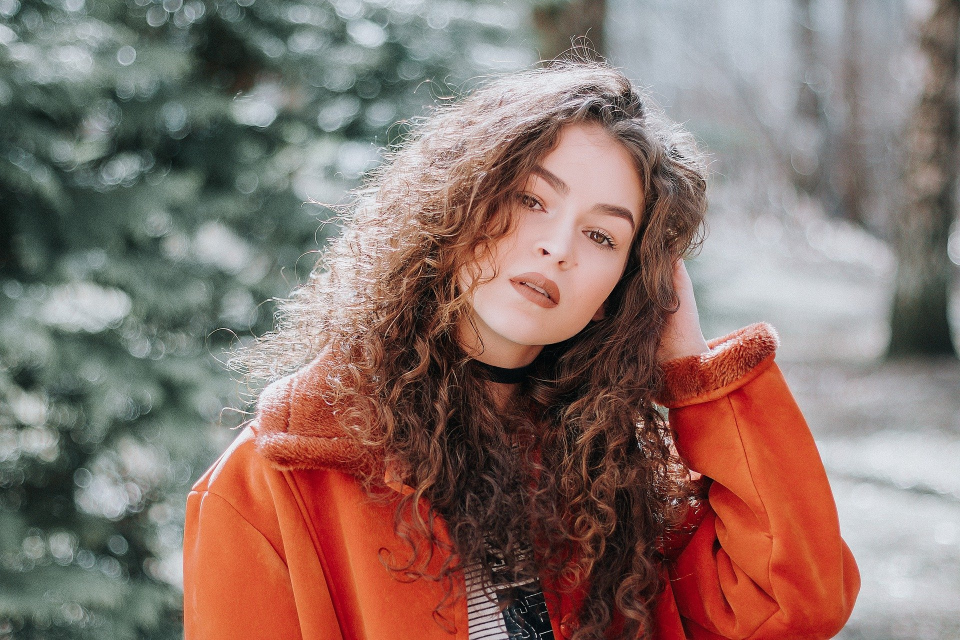
#> input picture data/woman.jpg, 1920 x 1279 px (shown at 1/2 size)
$ python maskingImages.py
#> lines starting #> are read from the running program, lines starting #| are printed output that depends on the picture; after the words box and inside, x2 and y2 are one past the last pixel; in counts of white or black regions, pixels touching at a corner belong together
from pickletools import uint8
import cv2
import numpy as np

img = cv2.imread('data/woman.jpg')
#> img is the input picture: shape (1279, 1920, 3); mean B, G, R 107.3, 114.6, 136.8
img = cv2.resize(img, (0,0), fx=0.5, fy=0.5)
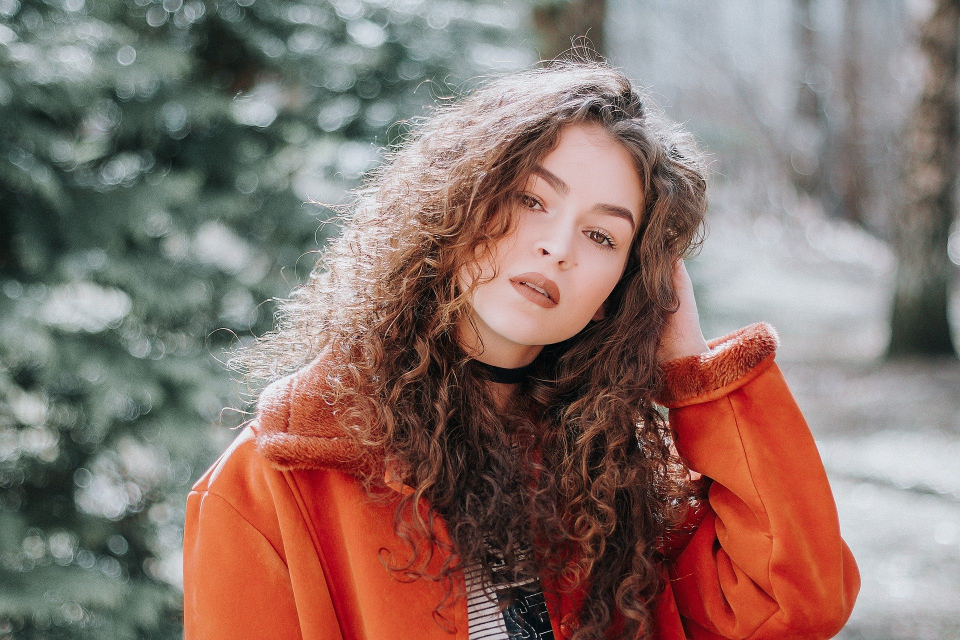
#> img: shape (640, 960, 3); mean B, G, R 107.4, 114.7, 137
print(img.shape)
#| (640, 960, 3)

mask = np.zeros((img.shape[0], img.shape[1]), dtype="uint8")
cv2.rectangle(mask, (300, 100), (800, 500), 255, -1)
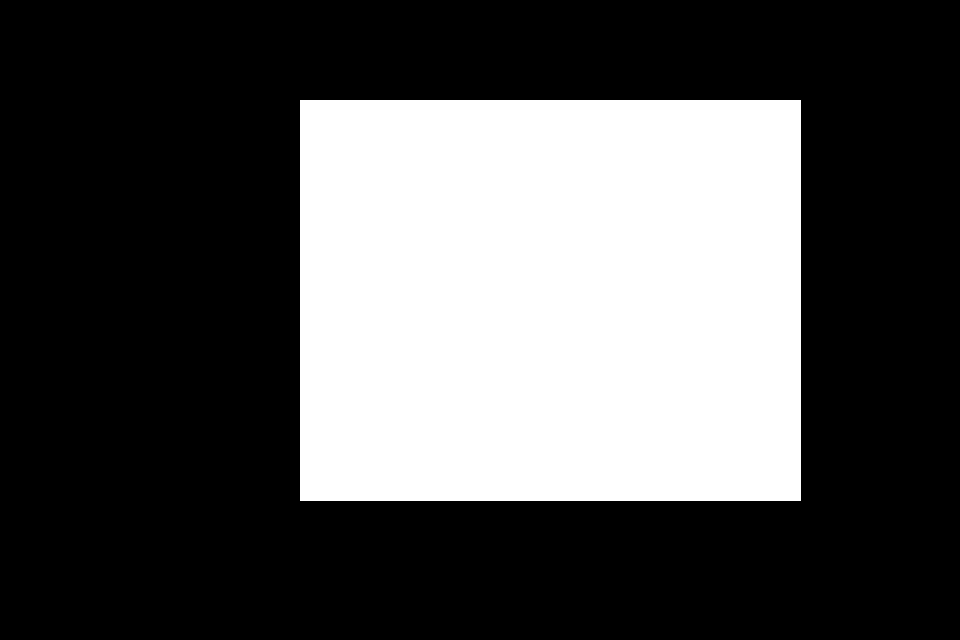
#> mask: shape (640, 960); 32.7% white; 1 white region, box (x1, y1, x2, y2) and area: (300, 100, 801, 501) 200901

cv2.imshow('mask', mask)
cv2.waitKey(0)
cv2.destroyAllWindows()

masked = cv2.bitwise_and(img, img, mask=mask)
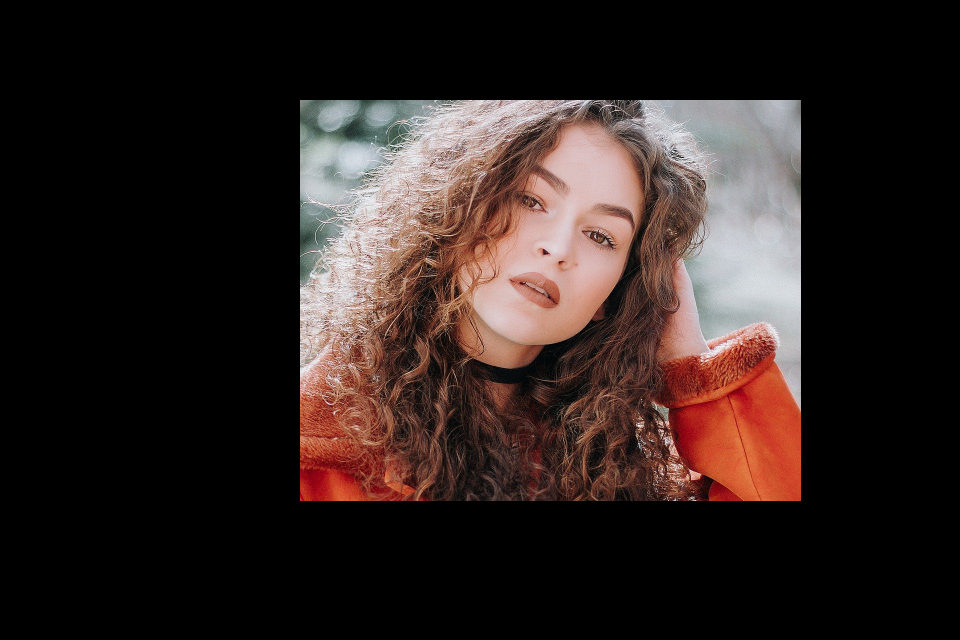
#> masked: shape (640, 960, 3); mean B, G, R 33, 35.7, 47.3

cv2.imshow('masked', masked)
cv2.waitKey(0)
cv2.destroyAllWindows()

mask = np.zeros((img.shape[0], img.shape[1]), dtype="uint8")
cv2.circle(mask, (500, 250), 200, 255, -1)
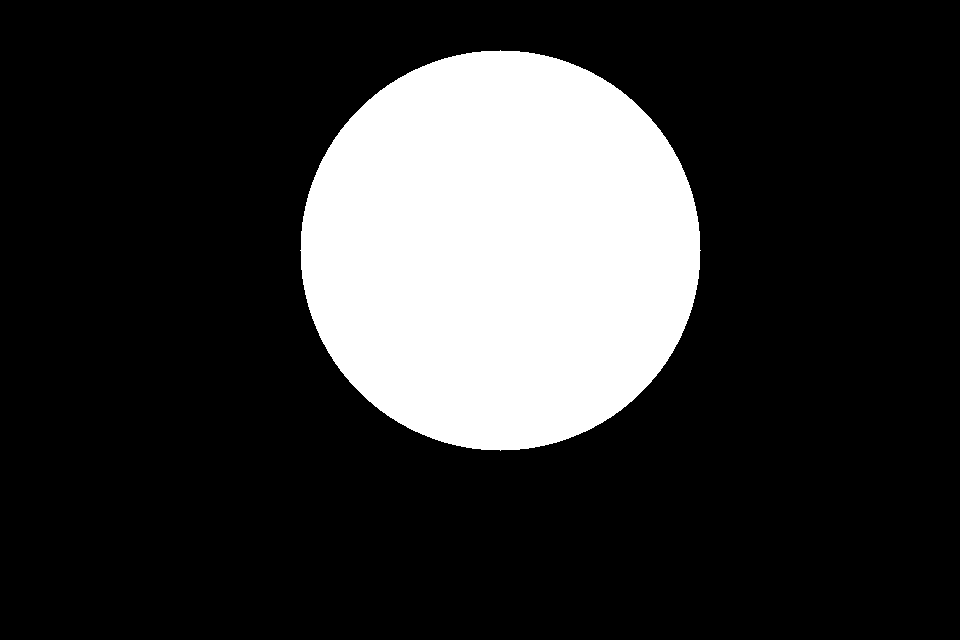
#> mask: shape (640, 960); 20.4% white; 1 white region, box (x1, y1, x2, y2) and area: (300, 50, 701, 451) 125629

cv2.imshow('mask', mask)
cv2.waitKey(0)
cv2.destroyAllWindows()

masked = cv2.bitwise_and(img, img, mask=mask)
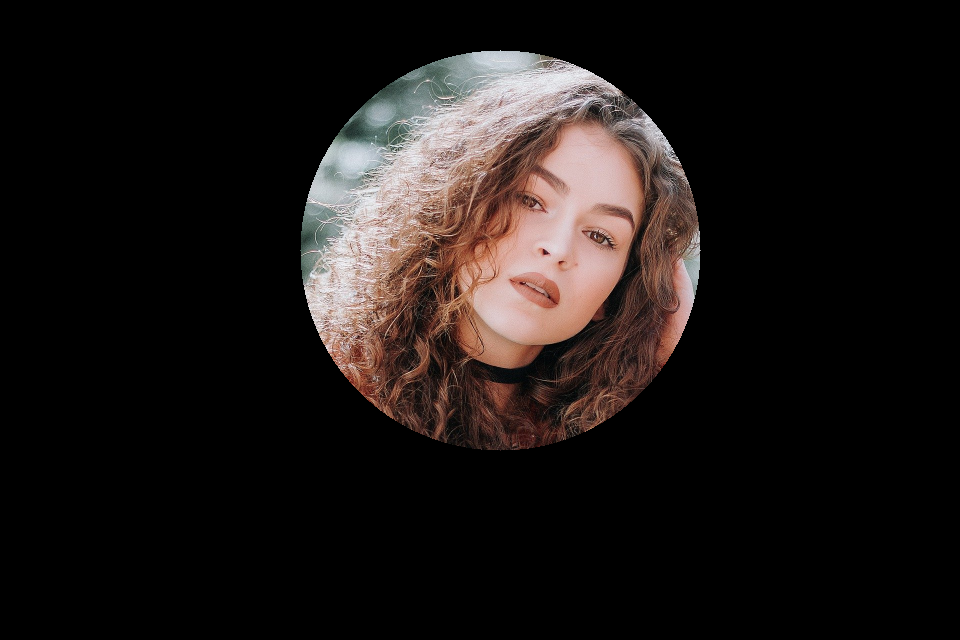
#> masked: shape (640, 960, 3); mean B, G, R 22, 23.5, 28.9

cv2.imshow('masked', masked)
cv2.waitKey(0)
cv2.destroyAllWindows()

$ run again, with data/butterfly.jpg copied over data/woman.jpg
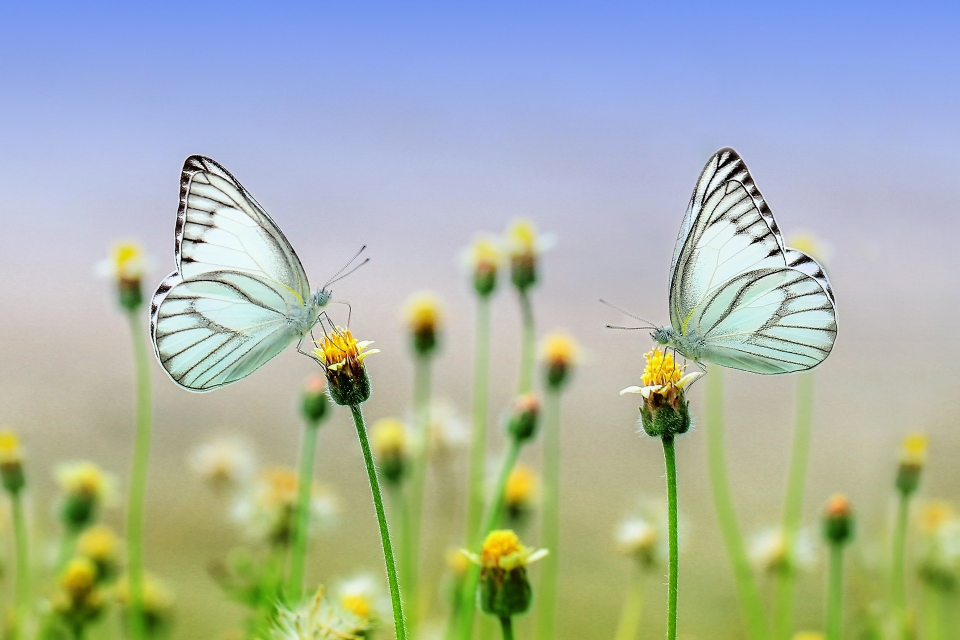
#> input picture data/butterfly.jpg, 1920 x 1280 px (shown at 1/2 size)
#> img is the input picture: shape (1280, 1920, 3); mean B, G, R 168.4, 180.3, 169.6
#> img: shape (640, 960, 3)
#| (640, 960, 3)
#> `masked = cv2.bitwise_and(img, img, mask=mask)`:
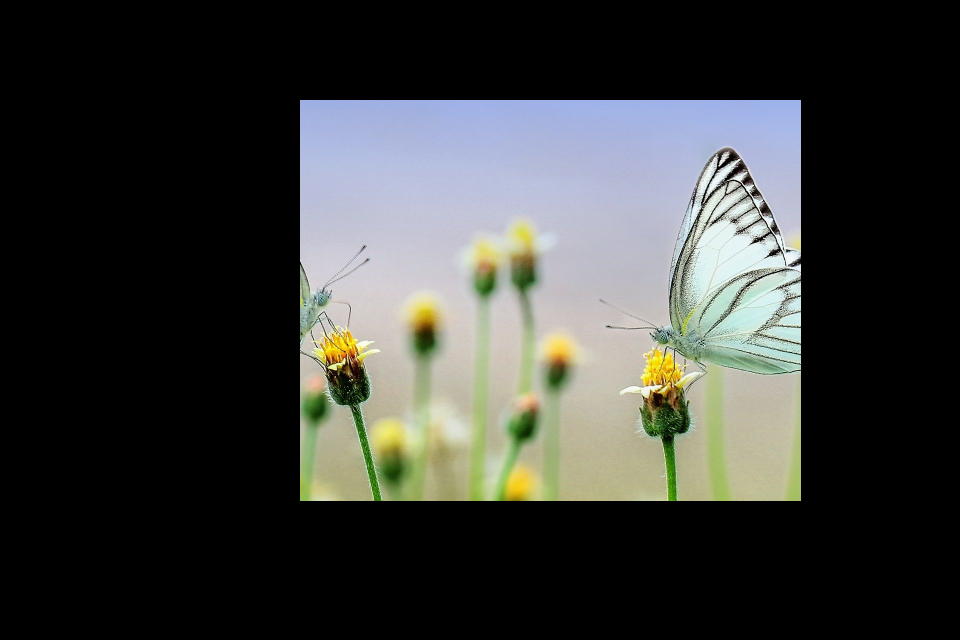
#> masked: shape (640, 960, 3); mean B, G, R 57.4, 60.3, 58.6
#> `masked = cv2.bitwise_and(img, img, mask=mask)`:
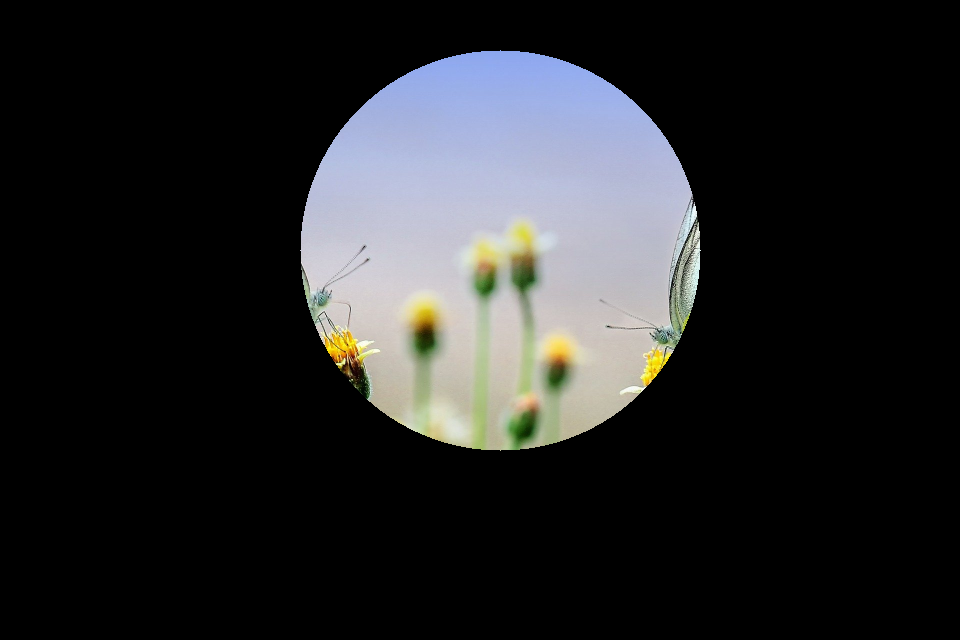
#> masked: shape (640, 960, 3); mean B, G, R 39.3, 38.1, 37.4

$ run again, with data/moon.jpg copied over data/woman.jpg
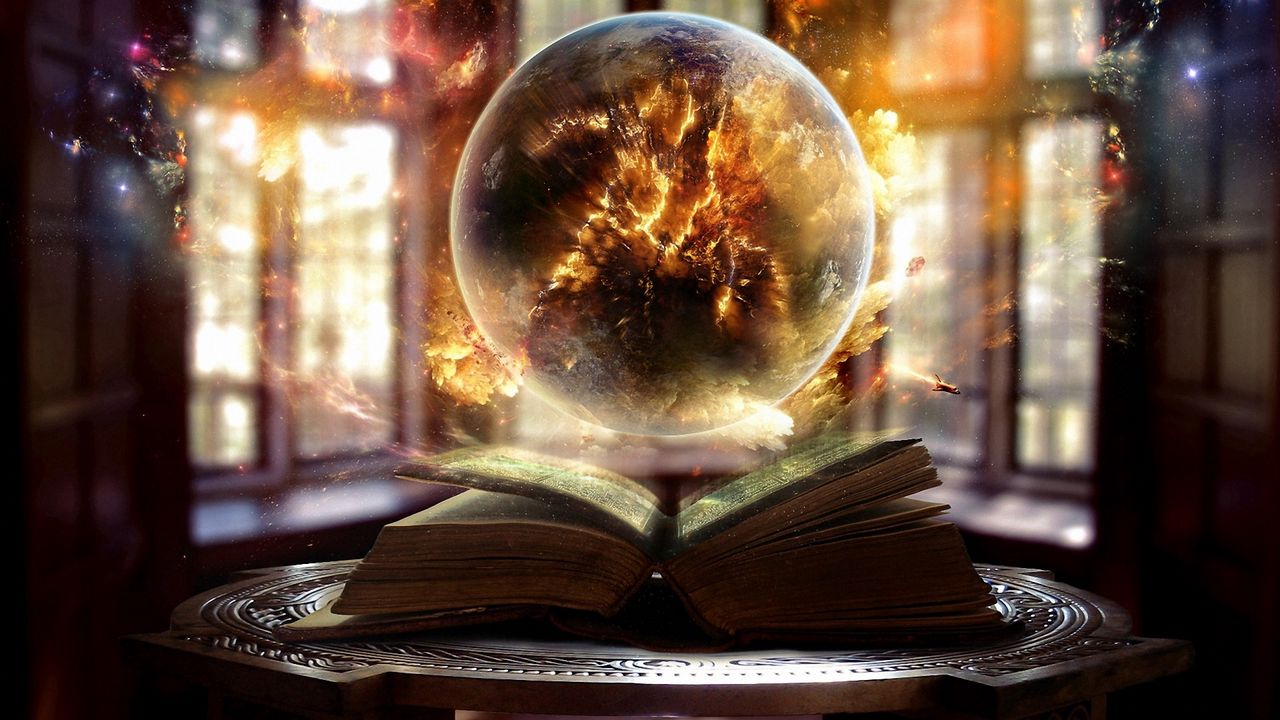
#> input picture data/moon.jpg, 1280 x 720 px
#> img is the input picture: shape (720, 1280, 3); mean B, G, R 62.6, 78.1, 101.7
#> img: shape (360, 640, 3)
#| (360, 640, 3)
#> `cv2.rectangle(mask, (300, 100), (800, 500), 255, -1)`:
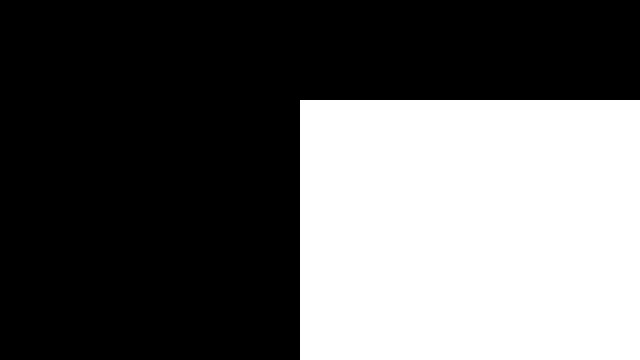
#> mask: shape (360, 640); 38.4% white; 1 white region, box (x1, y1, x2, y2) and area: (300, 100, 640, 360) 88400
#> `masked = cv2.bitwise_and(img, img, mask=mask)`:
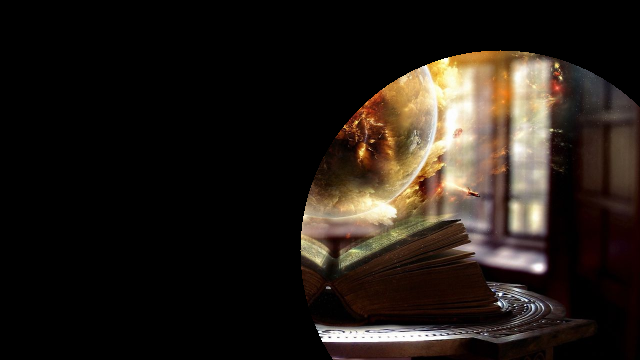
#> masked: shape (360, 640, 3); mean B, G, R 23.7, 29.8, 37.5
